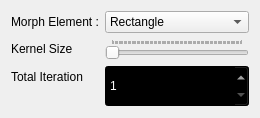
<?xml version="1.0" encoding="UTF-8"?>
<ui version="4.0">
 <class>customMorph</class>
 <widget class="QDialog" name="customMorph">
  <property name="geometry">
   <rect>
    <x>0</x>
    <y>0</y>
    <width>260</width>
    <height>118</height>
   </rect>
  </property>
  <property name="windowTitle">
   <string>Morphology Parameters</string>
  </property>
  <layout class="QGridLayout" name="gridLayout">
   <item row="0" column="0">
    <layout class="QFormLayout" name="formLayout">
     <property name="fieldGrowthPolicy">
      <enum>QFormLayout::AllNonFixedFieldsGrow</enum>
     </property>
     <item row="0" column="0">
      <widget class="QLabel" name="label">
       <property name="text">
        <string>Morph Element :</string>
       </property>
      </widget>
     </item>
     <item row="0" column="1">
      <widget class="QComboBox" name="ElementTypeCombo">
       <item>
        <property name="text">
         <string>Rectangle</string>
        </property>
       </item>
       <item>
        <property name="text">
         <string>Cross</string>
        </property>
       </item>
       <item>
        <property name="text">
         <string>Ellipse</string>
        </property>
       </item>
      </widget>
     </item>
     <item row="1" column="0">
      <widget class="QLabel" name="label_2">
       <property name="text">
        <string>Kernel Size</string>
       </property>
      </widget>
     </item>
     <item row="1" column="1">
      <widget class="QSlider" name="KernelSizeSlider">
       <property name="orientation">
        <enum>Qt::Horizontal</enum>
       </property>
       <property name="tickPosition">
        <enum>QSlider::TicksAbove</enum>
       </property>
       <property name="tickInterval">
        <number>1</number>
       </property>
      </widget>
     </item>
     <item row="2" column="0">
      <widget class="QLabel" name="label_3">
       <property name="text">
        <string>Total Iteration</string>
       </property>
      </widget>
     </item>
     <item row="2" column="1">
      <widget class="QSpinBox" name="iterationSpinner">
       <property name="sizePolicy">
        <sizepolicy hsizetype="MinimumExpanding" vsizetype="MinimumExpanding">
         <horstretch>0</horstretch>
         <verstretch>0</verstretch>
        </sizepolicy>
       </property>
       <property name="styleSheet">
        <string notr="true">background-color: rgb(0, 0, 0);
color: rgb(255, 255, 255);</string>
       </property>
       <property name="minimum">
        <number>1</number>
       </property>
      </widget>
     </item>
    </layout>
   </item>
  </layout>
 </widget>
 <resources/>
 <connections/>
</ui>
